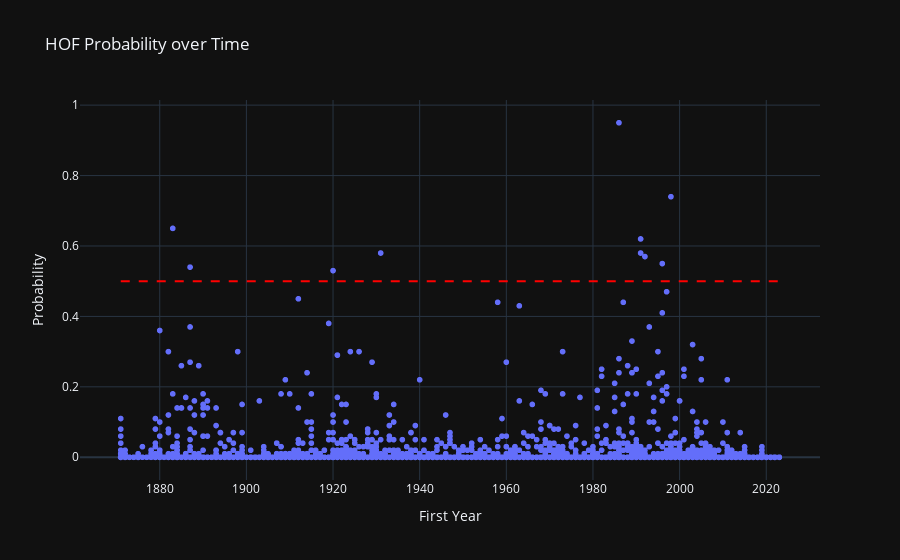

The notebook cell saved with this chart:
### Markdown cell above
I don't know much about these players, especially since most of them last played before the 1970's but one thing I do notice is that our model struggled to find a balance between some of the quantity stats and quality stats. I'm seeing players with high batting averages or high hit counts but lacking in a few of the other statistics. This passes the initial feel check and might be a victim of the changing landscape of baseball stats, however these stats are still above average for a baseball player. Next lets take a look at the Non-HOFers and how we did there.

### Code cell
batting_stats['HOF_pred'] = rf_classifier.predict(batting_stats[selected_features])
batting_stats['HOF_prob'] = rf_classifier.predict_proba(batting_stats[selected_features])[:, 1]

plot_data = batting_stats[batting_stats['HOF'] == False][['FirYr', 'HOF_prob', 'Player']]

threshold = 0.5
plot_data['Threshold'] = threshold

# Create a hover text with player names and probabilities
hover_text = plot_data.apply(lambda row: f"{row['Player']}<br>Probability: {row['HOF_prob']:.4f}", axis=1)
plot_data['HoverText'] = hover_text

# Create the interactive plot
fig = px.scatter(plot_data, x='FirYr', y='HOF_prob', hover_data=['HoverText'],
                 labels={'HOF_prob': 'Probability', 'FirYr': 'First Year'},
                 title='HOF Probability over Time')

# Add a threshold line
fig.add_shape(
    dict(
        type='line',
        x0=plot_data['FirYr'].min(),
        x1=plot_data['FirYr'].max(),
        y0=threshold,
        y1=threshold,
        line=dict(color='red', dash='dash'),
    )
)

# Show the interactive plot
fig.show()

### Figure 1 — Plotly figure (JSON) as saved in the notebook; plotly's stock layout.template omitted (floating-point values rounded to 4 significant figures; data arrays with more than 128 entries replaced by an {"elided": "..."} marker saying what was removed)
{"data": [{"customdata": {"elided": "6177x1 str values"}, "hovertemplate": "First Year=%{x}<br>Probability=%{y}<br>HoverText=%{customdata[0]}<extra></extra>", "legendgroup": "", "marker": {"color": "#636efa", "symbol": "circle"}, "mode": "markers", "name": "", "showlegend": false, "x": {"elided": "6177 int values"}, "xaxis": "x", "y": {"elided": "6177 float values"}, "yaxis": "y", "type": "scattergl"}], "layout": {"xaxis": {"anchor": "y", "domain": [0.0, 1.0], "title": {"text": "First Year"}}, "yaxis": {"anchor": "x", "domain": [0.0, 1.0], "title": {"text": "Probability"}}, "legend": {"tracegroupgap": 0}, "title": {"text": "HOF Probability over Time"}, "shapes": [{"line": {"color": "red", "dash": "dash"}, "type": "line", "x0": 1871, "x1": 2023, "y0": 0.5, "y1": 0.5}]}}
